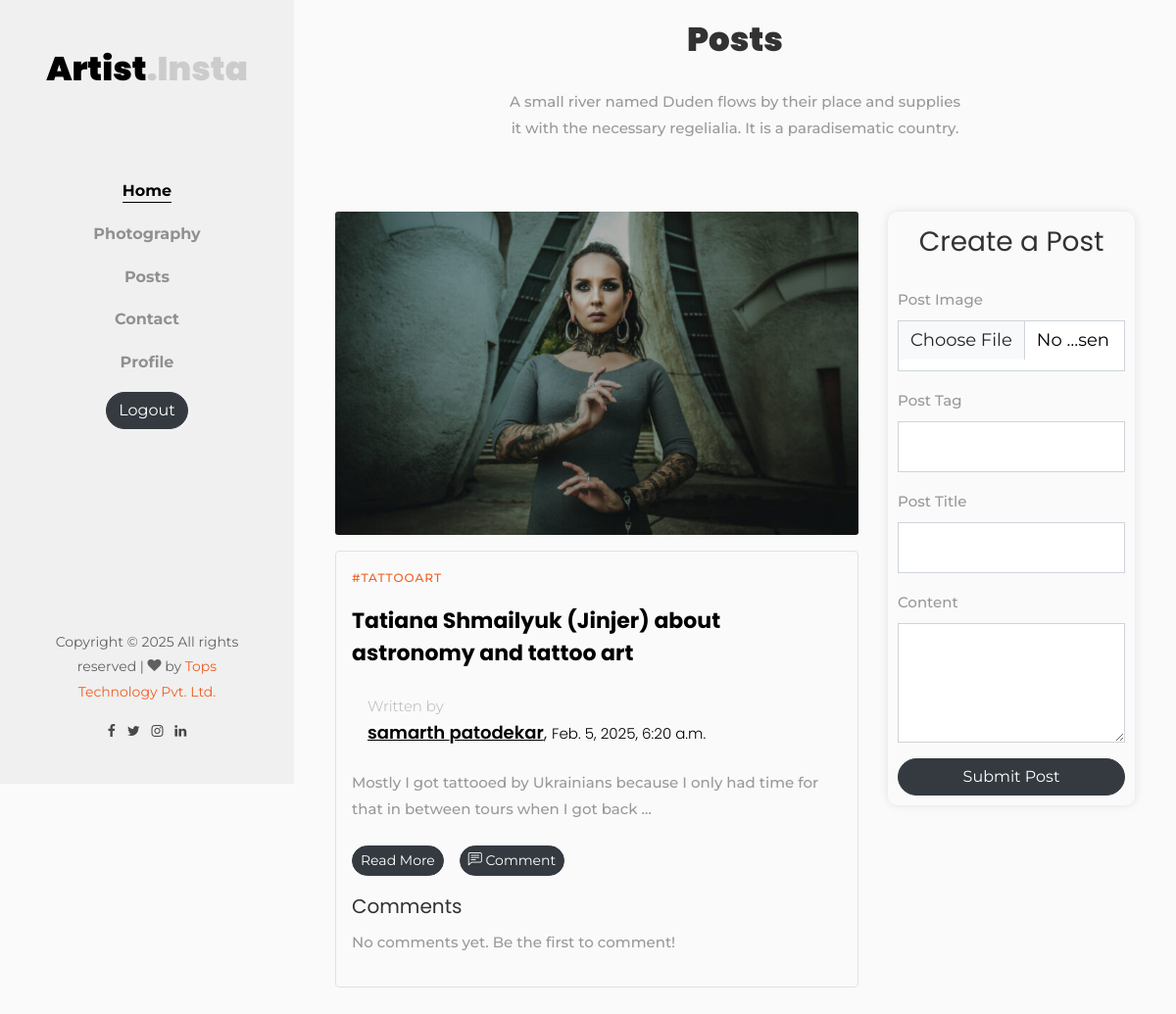
Before: /posts/ (signed in) with the older database file.
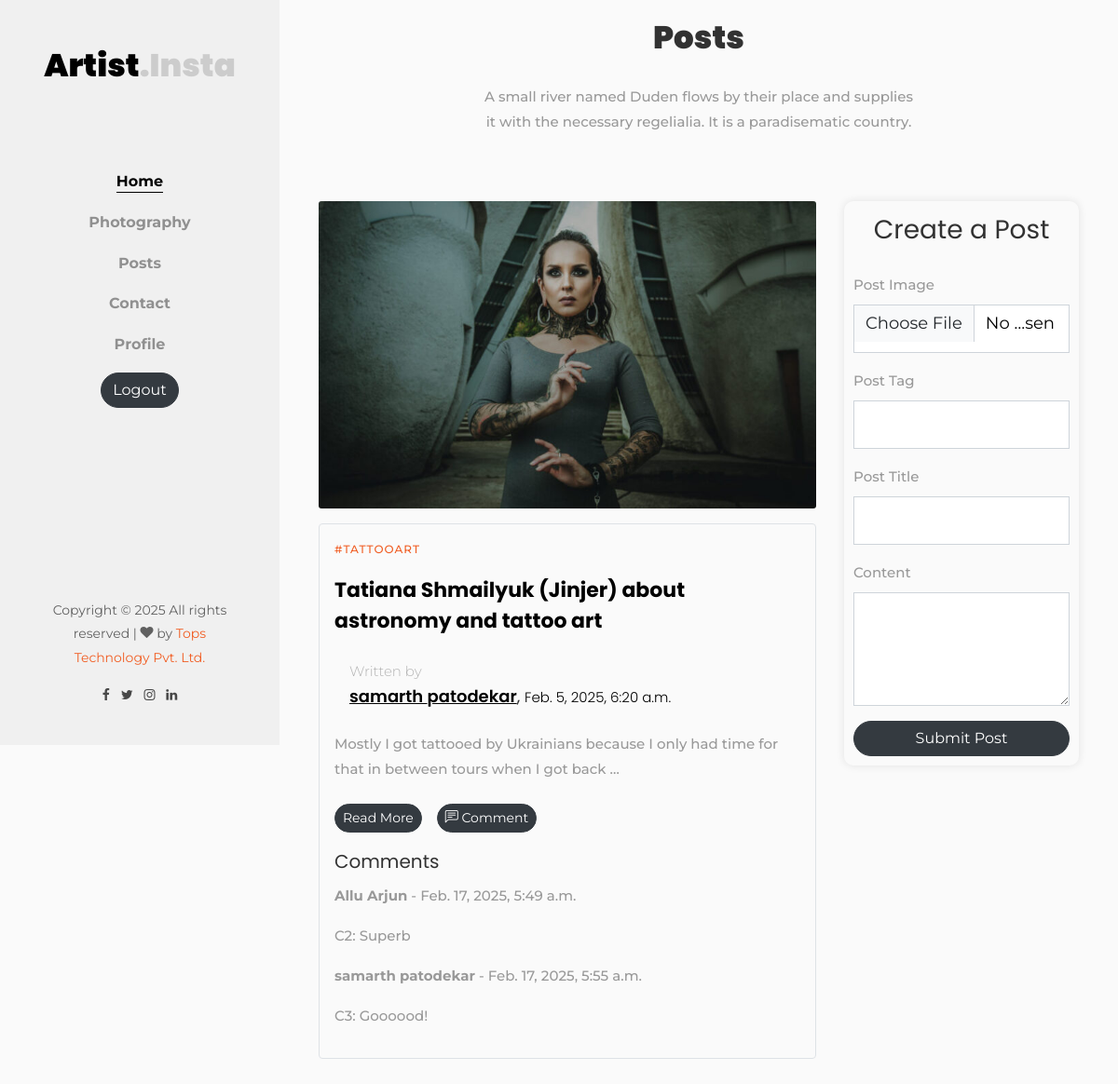
After: the same page with the newer database file.
### blogs/models.py (models this page shows, shortened)
class BaseClass(models.Model):
    art_id = models.UUIDField(
        primary_key=True,
        default=uuid.uuid4,
        editable=False,
    )
    created_at = models.DateTimeField(auto_now_add=True)
    updated_at = models.DateTimeField(auto_now=True)
    class Meta:
        abstract = True

class Post(BaseClass):
    artist = models.ForeignKey(
        Artist,
        on_delete=models.CASCADE,
        related_name='posts',
    )
    post_img = models.ImageField(
        upload_to='posts/',
        null=False,
        blank=False,
    )
    post_tag = models.CharField(
        max_length=255,
        null=False,
        blank=False,
    )
    post_title = models.CharField(
        max_length=255,
        null=False,
        blank=False,
    )
    content = models.TextField(
        null=False,
        blank=False,
    )

class Artist(BaseClass):
    first_name = models.CharField(max_length=255)
    last_name = models.CharField(max_length=255)
    email = models.EmailField(max_length=255, unique=True, null=False, blank=False)
    mobile = models.CharField(
        max_length=15,
        unique=True,
        null=False,
        blank=False,
    )
    password = models.CharField(
        max_length=255,
        null=False,
        blank=False,
    )
    is_active = models.BooleanField(
        default=False,
        null=False,
        blank=False,
    )
    otp = models.CharField(default='1111', max_length=6)

class postComment(BaseClass):
    comment_user = models.ForeignKey(
        Artist,
        on_delete=models.CASCADE,
        related_name='comments',
    )
    comment_post = models.ForeignKey(
        Post,
        on_delete=models.CASCADE,
        related_name='comments',
    )
    comment_text = models.TextField(
        null=False,
        blank=False,
    )

### blogs/views.py (the view, shortened to what this page needs)
# urls.py: path('posts/', posts_view, name='posts_view'),
@artist_login_required
def posts_view(request):
    get_posts = Post.objects.all().order_by('-created_at')
    context = {'posts': get_posts[:10]}
    return render(request, 'blogs/posts.html', context)

### blogs/views.py (called while the page is built)
def artist_login_required(view_func):
    @wraps(view_func)
    def wrapper(request, *args, **kwargs):
        if 'artist_id' in request.session:
            return view_func(request, *args, **kwargs)
        else:
            messages.warning(
                request,
                "You must be logged in to access this page. Please login or register."
            )
            return redirect('login')  # Redirect to login if not authenticated
    return wrapper

### blogs/templates/blogs/posts.html (shortened to what this page needs)
{% extends 'blogs/base.html' %}
{% load static %}
{% block content %}
<div id="colorlib-main">
    <section class="ftco-section">
        <div class="container">
            <div class="row justify-content-center mb-5 pb-2">
                <div class="col-md-7 heading-section text-center ftco-animate">
                    <h2 class="mb-4">Posts</h2>
                    <p>
                        A small river named Duden flows by their place and supplies it with the necessary regelialia. It
                        is a paradisematic country.
                    </p>
                </div>
            </div>
            <div class="row">
                <div class="col-lg-8">
                    <div class="row">
                        {% if posts %}
                        {% for post in posts %}
                        <div class="col-md-12">
                            <div class="blog-entry ftco-animate">
                                <a href="#" class="img img-2"
                                    style="background-image: url({{ post.post_img.url }});"></a>
                                <div class="border text text-2 pt-2 mt-3 p-3 rounded">
                                    <span class="category mb-3 d-block">
                                        <a href="#">{{ post.post_tag }}</a>
                                    </span>
                                    <h3 class="mb-4">
                                        <a href="#">{{ post.post_title }}</a>
                                    </h3>
                                    <div class="author mb-4 d-flex align-items-center">
                                        <div class="ml-3 info">
                                            <span>Written by</span>
                                            <h3>
                                                <a href="#">{{ post.artist.first_name }} {{ post.artist.last_name }}</a>,
                                                <span>{{ post.created_at }}</span>
                                            </h3>
                                        </div>
                                    </div>
                                    <p class="mb-4">
                                        <span class="short-content">
                                            {{ post.content|truncatewords:20 }}
                                        </span>
                                    </p>
                                    <div class="d-flex align-items-between">
                                        <button class="btn btn-dark btn-sm read-more mb-3 me-3">Read More</button>
                                        <button class="btn btn-dark btn-sm read-more mb-3" data-bs-toggle="modal"
                                            data-bs-target="#commentModal-{{ post.art_id }}">
                                            <i class="bi bi-chat-left-text"></i> Comment
                                        </button>
                                    </div>
                                    <div class="comments-section">
                                        <h5>Comments</h5>
                                        {% if post.comments.all %}
                                            <ul class="list-unstyled">
                                                {% for comment in post.comments.all %}
                                                    <li class="comment">
                                                        <p><strong>{{ comment.comment_user.first_name }} {{ comment.comment_user.last_name }}</strong> - {{ comment.created_at }}</p>
                                                        <p>{{ comment.comment_text }}</p>
                                                    </li>
                                                {% endfor %}
                                            </ul>
                                        {% else %}
                                            <p>No comments yet. Be the first to comment!</p>
                                        {% endif %}
                                    </div>
                                </div>
                            </div>
                        </div>
                        {% endfor %}
                        {% else %}
                        <div class="alert alert-info" role="alert">
                            No posts found.
                        </div>
                        {% endif %}
                    </div>
                </div>
                <div class="col-lg-4">
                    <div class="form-container">
                        <h3 class="text-center mb-4">Create a Post</h3>
                        <form action="{% url 'posts_view' %}" method="POST" enctype="multipart/form-data">
                            <div class="mb-3">
                                <label class="form-label">Post Image</label>
                                <input type="file" class="form-control" name="post_img" required>
                            </div>
                            <div class="mb-3">
                                <label class="form-label">Post Tag</label>
                                <input type="text" class="form-control" name="post_tag" required>
                            </div>
                            <div class="mb-3">
                                <label class="form-label">Post Title</label>
                                <input type="text" class="form-control" name="post_title" required>
                            </div>
                            <div class="mb-3">
                                <label class="form-label">Content</label>
                                <textarea class="form-control" name="content" rows="4" required></textarea>
                            </div>
                            <button type="submit" class="btn btn-dark w-100">Submit Post</button>
                        </form>
                    </div>
                </div>
            </div>
        </div>
    </section>
</div>
{% endblock %}

### blogs/templates/blogs/base.html (shortened to what this page needs)
{% load static %}
<!DOCTYPE html>
<html lang="en">
  <head>
    <link href="https://cdn.jsdelivr.net/npm/bootstrap@5.0.2/dist/css/bootstrap.min.css" rel="stylesheet">
    <link
      rel="stylesheet"
      href="{% static 'blogs/css/open-iconic-bootstrap.min.css' %}"
    />
    <link rel="stylesheet" href="{% static 'blogs/css/animate.css' %}" />
    <link
      rel="stylesheet"
      href="{% static 'blogs/css/owl.carousel.min.css' %}"
    />
    <link href="https://cdn.jsdelivr.net/npm/bootstrap-icons/font/bootstrap-icons.css" rel="stylesheet">
<link href="https://cdn.jsdelivr.net/npm/bootstrap@5.3.0-alpha1/dist/css/bootstrap.min.css" rel="stylesheet">
    <link
      rel="stylesheet"
      href="{% static 'blogs/css/owl.theme.default.min.css' %}"
    />
    <link rel="stylesheet" href="{% static 'blogs/css/magnific-popup.css' %}" />
    <link rel="stylesheet" href="{% static 'blogs/css/aos.css' %}" />
    <link rel="stylesheet" href="{% static 'blogs/css/ionicons.min.css' %}" />
    <link
      rel="stylesheet"
      href="{% static 'blogs/css/bootstrap-datepicker.css' %}"
    />
    <link
      rel="stylesheet"
      href="{% static 'blogs/css/jquery.timepicker.css' %}"
    />
    <link rel="stylesheet" href="{% static 'blogs/css/flaticon.css' %}" />
    <link rel="stylesheet" href="{% static 'blogs/css/icomoon.css' %}" />
    <link rel="stylesheet" href="{% static 'blogs/css/style.css' %}" />
  </head>
  <body>
    <div id="colorlib-page">
      <aside
        id="colorlib-aside"
        role="complementary"
        class="js-fullheight text-center"
      >
        <h1 id="colorlib-logo">
          <a href="{% url 'home_view' %}">Artist<span>.Insta</span></a>
        </h1>
        <nav id="colorlib-main-menu" role="navigation">
          <ul>
            <li class="colorlib-active"><a href="{% url 'home_view' %}">Home</a></li>
            <li><a href="{% url 'photography_view' %}">Photography</a></li>
            <li><a href="{% url 'posts_view' %}">Posts</a></li>
            <li><a href="{% url 'contact_view' %}">Contact</a></li>
            <li><a href="{% url 'profile_view' %}">Profile</a></li>
          </ul>
          <li style="list-style-type: none;"><a class="btn btn-dark" href="{% url 'logout' %}">Logout</a></li>
        </nav>
        <div class="colorlib-footer">
          <p>
            Copyright &copy;
            All rights reserved |
            <i class="icon-heart" aria-hidden="true"></i> by
            <a href="https://www.tops-int.com/it-training-varachha-surat" target="_blank">Tops Technology Pvt. Ltd.</a>
          </p>
          <ul>
            <li>
              <a href="#"><i class="icon-facebook"></i></a>
            </li>
            <li>
              <a href="#"><i class="icon-twitter"></i></a>
            </li>
            <li>
              <a href="#"><i class="icon-instagram"></i></a>
            </li>
            <li>
              <a href="#"><i class="icon-linkedin"></i></a>
            </li>
          </ul>
        </div>
      </aside>
    </div>
    {% block content %} {% endblock %}
  </body>
</html>

### blogs/static/blogs/css/icomoon.css (style rules this page uses)
[class^="icon-"], [class*=" icon-"] { font-family: 'icomoon' !important; speak: none; font-style: normal; font-weight: normal; font-variant: normal; text-transform: none; line-height: 1; -webkit-font-smoothing: antialiased; -moz-osx-font-smoothing: grayscale; }
.icon-heart:before { content: "\f004"; }
.icon-twitter:before { content: "\f099"; }
.icon-facebook:before { content: "\f09a"; }
.icon-linkedin:before { content: "\f0e1"; }
.icon-instagram:before { content: "\f16d"; }

### blogs/templates/blogs/posts.html (style rules this page uses)
body { background-color: #fafafa; }
.form-container { padding: 10px; border-radius: 10px; box-shadow: 0px 0px 10px rgba(0, 0, 0, 0.1); }

Changed rows visible on the page:
shown differently, row unchanged: Post "Tatiana Shmailyuk (Jinjer) about astronomy and tattoo art": no longer shows "No comments yet. Be the first to comment!"
added postComment: comment_user.first_name "Allu", comment_user.last_name "Arjun", created_at "Feb. 17, 2025, 5:49 a.m.", comment_text "C2: Superb"
added postComment: comment_user.first_name "samarth", comment_user.last_name "patodekar", created_at "Feb. 17, 2025, 5:55 a.m.", comment_text "C3: Goooood!"
